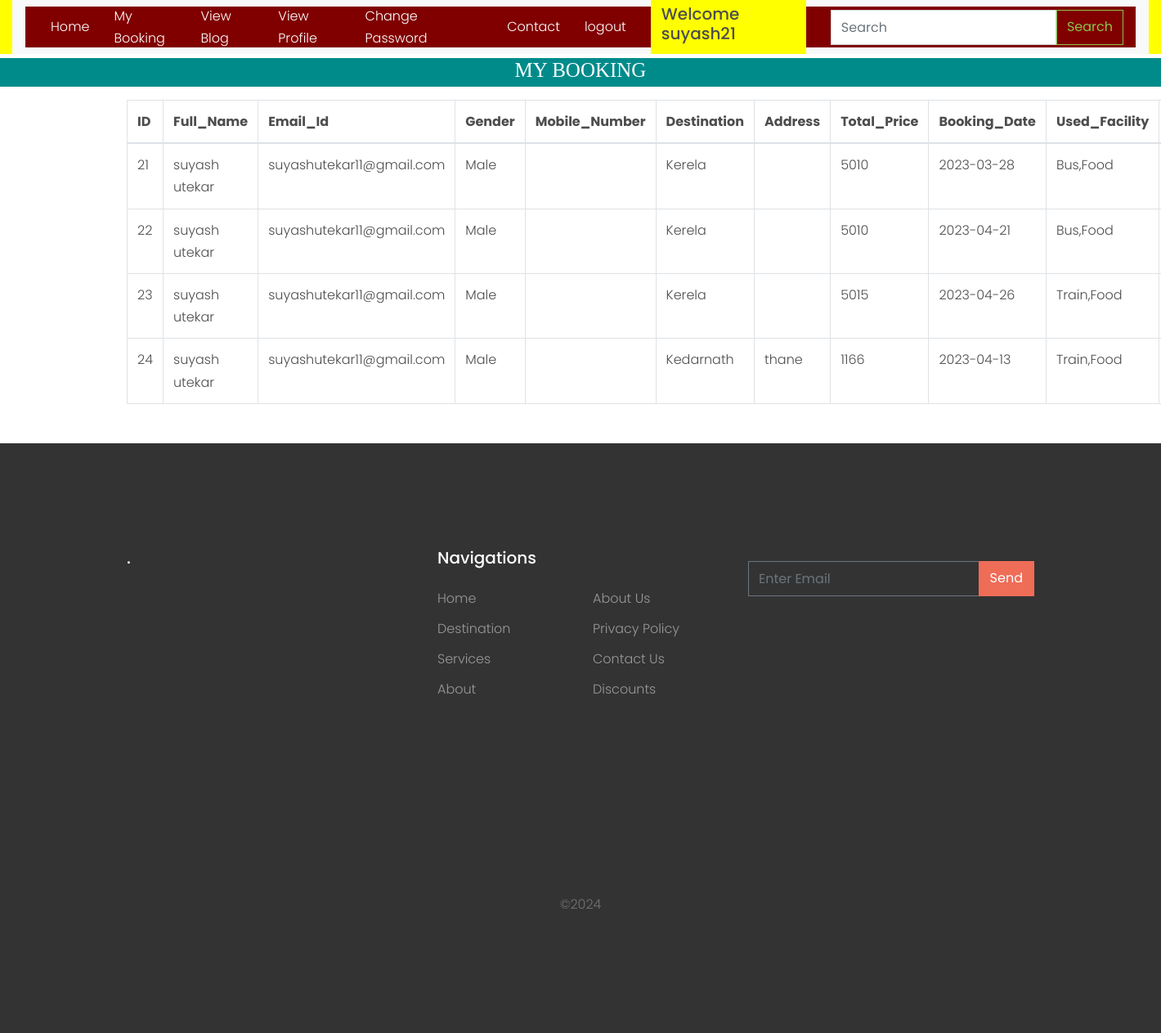
The app's page /my_booking/ (signed in) with its own data.
### tour/models.py (models this page shows, shortened)
class Booking(models.Model):
    user = models.ForeignKey(User,on_delete=models.CASCADE,null=True)
    destination = models.ForeignKey(Destination,on_delete=models.CASCADE,null=True)
    Fname = models.CharField(max_length=30)
    Lname = models.CharField(max_length=30)
    Email = models.EmailField()
    gender = models.CharField(max_length=20,null=True)
    date = models.CharField(max_length=30,null=True)
    address = models.CharField(max_length=30,null=True)
    number = models.CharField(max_length=30,null=True)
    price = models.CharField(max_length=30,null=True)
    used_facility=models.CharField(max_length=30,null=True)

class Destination(models.Model):
    user = models.ForeignKey(User,on_delete=models.CASCADE,null=True)
    place = models.CharField(max_length=20)
    country = models.CharField(max_length=20)
    image = models.ImageField(null=True)
    image1 = models.ImageField(null=True)
    image2 = models.ImageField(null=True)
    image3 = models.ImageField(null=True)
    price_by_bus = models.CharField(max_length=20,null=True)
    price_by_Train = models.CharField(max_length=20, null=True)
    price_by_Flight = models.CharField(max_length=20, null=True)
    food_price = models.CharField(max_length=20, null=True)
    number_of_person = models.CharField(max_length=20, null=True)
    days = models.CharField(max_length=20, null=True)
    nights = models.CharField(max_length=20, null=True)
    description=models.CharField(max_length=200,null=True)
    def __str__(self):
        return self.place

### tour/views.py (the view)
# urls.py: path('my_booking/',views.my_booking,name='my_booking'),
def my_booking(request):
    data=Booking.objects.filter(user=request.user)
    d={'data':data}
    return render(request,'my_booking.html',d)

### tour/templates/my_booking.html (shortened to what this page needs)
{% extends 'base.html' %}
{% load static %}
{% block body %}
<center>
      <h1 style="font-size:25px; background-color:darkcyan;height:35px;color:white;margin-top:5px;font-family : 'Monotype Corsiva' ;text-align:align:center"> MY BOOKING </h1>
</center>
<div class="container mt-3">
    <table class="table table-bordered" id="myTable">
  <thead>
  <tr>
    <th>ID</th>
    <th>Full_Name</th>
    <th>Email_Id</th>
      <th>Gender</th>
    <th>Mobile_Number</th>
    <th>Destination</th>
    <th>Address</th>
    <th>Total_Price</th>
    <th>Booking_Date</th>
    <th>Used_Facility</th>
    <th>Action</th>
  </tr>
  </thead>
   <tbody>
    {% for i in data %}
  <tr>
    <td>{{i.id}}</td>
    <td>{{i.Fname}} {{i.Lname}}</td>
      <td>{{i.Email}}</td>
      <td>{{i.gender}}</td>
       <td>{{i.number}}</td>
       <td>{{i.destination}}</td>
       <td>{{i.address}}</td>
       <td>{{i.price}}</td>
       <td>{{i.date}}</td>
       <td>{{i.used_facility}}</td>
    <td><a href="{% url 'delete_booking' i.id %}" onclick="return confirm('Are you sure?')"><button class="btn btn-danger">delete</button></a></td>
  </tr>
    {% endfor %}
    </tbody>
</table>
</div>
{% endblock %}

### tour/templates/base.html (shortened to what this page needs)
<!DOCTYPE html>
<html lang="en">
<head>
    {% load static %}
    <link rel="stylesheet" href="{% static 'fonts/icomoon/style.css' %}">
    <link rel="stylesheet" href="{% static 'css/bootstrap.min.css' %}">
    <link rel="stylesheet" href="{% static 'css/magnific-popup.css' %}">
    <link rel="stylesheet" href="{% static 'css/jquery-ui.css' %}">
    <link rel="stylesheet" href="{% static 'css/owl.carousel.min.css' %}">
    <link rel="stylesheet" href="{% static 'css/owl.theme.default.min.css' %}">
    <link rel="stylesheet" href="https://cdnjs.cloudflare.com/ajax/libs/font-awesome/4.7.0/css/font-awesome.min.css">
    <link rel="stylesheet" href="{% static 'css/bootstrap-datepicker.css' %}">
    <link rel="stylesheet" href="{% static 'fonts/flaticon/font/flaticon.css' %}">
    <link rel="stylesheet" href="https://cdn.jsdelivr.net/npm/mediaelement@4.2.7/build/mediaelementplayer.min.css>
    <link rel=" href="{% static 'css/aos.css' %}">
    <link rel="stylesheet" href="{% static 'css/style.css' %}">
</head>
<body>
<header class="site-navbar " role="banner">
    <div class="container-fluid">
        <div class="row">
            <div class="col-12" style="background-color:yellow;">
                <nav class="navbar navbar-expand-lg navbar-light bg-light">
                    <div class="container-fluid" style="background-color:maroon;height:50px">
                        <div class="collapse navbar-collapse" id="navbarSupportedContent">
                            {% if request.user.is_staff %}
                            <ul class="navbar-nav me-auto mb-2 mb-lg-0">
                                <li class="active"><a href="{% url 'admin_home' %}">Dashboard</a></li>
                                <li><a href="{% url 'all_user' %}" style="margin-left:10px">All User</a></li>
                                <li><a href="{% url 'add_destination' %}"  style="margin-left:20px">Add Destination</a></li>
                                <li><a href="{% url 'add_blog' %}"  style="margin-left:20px">Add Blog</a></li>
                                <li><a href="{% url 'admin_viewblog' %}"  style="margin-left:20px">View Blog</a></li>
                                <li><a href="{% url 'view_destination' %}"  style="margin-left:20px">View Destination</a></li>
                                <li><a href="{% url 'view_booking' %}"  style="margin-left:20px">View Booking</a></li>
                                <li><a href="{% url 'view_contact' %}"  style="margin-left:20px">View Contact</a></li>
                                <li><a href="{% url 'Change_Password' %}"  style="margin-left:20px">Change Password</a></li>
                                 <li><a href="{% url 'logout' %}"  style="margin-left:20px">logout</a></li>
                                <li class="btn btn-warning"  style="margin-left:20px;background-color:yellow">Welcome {{request.user.username}}</li>
                                {% elif request.user.is_authenticated %}
                                    <a href="{% url 'home' %}" style="color:white">Home</a>
                        <a href="{% url 'my_booking' %}" style="margin-left:30px;color:white">My Booking</a>
                        <a href="{% url 'blog' %}" style="margin-left:30px;color:white">View Blog</a>
                               <a href="{% url 'view_profile' %}" style="margin-left:30px;color:white">View Profile</a>
                               <a href="{% url 'Change_Password' %}" style="margin-left:30px;color:white">Change Password</a>
                                    <a href="{% url 'contact' %}" style="margin-left:50px;color:white">Contact</a>
                               <a href="{% url 'logout' %}" onclick="return confirm('Are You Sure')" style="margin-left:30px;color:white">logout</a>
                                <h5 style="background-color:yellow;margin-left:30px;padding:1%"> Welcome {{request.user.username}}</h5>
                            {% endif %}
                            {% if not request.user.is_staff %}
                            <div align="right">
                                <form class="d-flex pull-right" method="post" action="/search/">
                                    <input class="form-control me-2" type="search" placeholder="Search"
                                           aria-label="Search" name="srh" style="margin-left:30px">
                                    <button class="btn btn-outline-success" type="submit">Search</button>
                                </form>
                            </div>
                            {% endif %}
                        </div>
                    </div>
                </nav>
            </div>
        </div>
    </div>
</header>
{% block body %}
{% endblock %}
<footer class="site-footer mt-5">
    <div class="container">
        <div class="row">
            <div class="col-lg-4">
                <div class="mb-5">
                    <h3 class="footer-heading mb-4">.</h3>
                </div>
            </div>
            <div class="col-lg-4 mb-5 mb-lg-0">
                <div class="row mb-5">
                    <div class="col-md-12">
                        <h3 class="footer-heading mb-4">Navigations</h3>
                    </div>
                    <div class="col-md-6 col-lg-6">
                        <ul class="list-unstyled">
                            <li><a href="#">Home</a></li>
                            <li><a href="#">Destination</a></li>
                            <li><a href="#">Services</a></li>
                            <li><a href="#">About</a></li>
                        </ul>
                    </div>
                    <div class="col-md-6 col-lg-6">
                        <ul class="list-unstyled">
                            <li><a href="#">About Us</a></li>
                            <li><a href="#">Privacy Policy</a></li>
                            <li><a href="#">Contact Us</a></li>
                            <li><a href="#">Discounts</a></li>
                        </ul>
                    </div>
                </div>
            </div>
            <div class="col-lg-4 mb-5 mb-lg-0">
                <div class="mb-5">
                    <form action="#" method="post">
                        <div class="input-group mb-3">
                            <input type="text" class="form-control border-secondary text-white bg-transparent"
                                   placeholder="Enter Email" aria-label="Enter Email" aria-describedby="button-addon2">
                            <div class="input-group-append">
                                <button class="btn btn-primary text-white" type="button" id="button-addon2">Send
                                </button>
                            </div>
                        </div>
                    </form>
                </div>
            </div>
        </div>
        <div class="row pt-5 mt-5 text-center">
            <div class="col-md-12">
                <div class="mb-5">
                    <a href="#" class="pl-0 pr-3"></a>
                    <a href="#" class="pl-3 pr-3"></a>
                    <a href="#" class="pl-3 pr-3"></a>
                    <a href="#" class="pl-3 pr-3"></a>
                </div>
                <p>
                    &copy;<script>document.write(new Date().getFullYear());</script>
                </p>
            </div>
        </div>
    </div>
</footer>
</body>
</html>

### tour/static/css/style.css (style rules this page uses)
body { line-height: 1.7; color: #4d4d4d; font-weight: 300; font-size: 1rem; }
a { -webkit-transition: .3s all ease; -o-transition: .3s all ease; transition: .3s all ease; }
h1, h2, h3, h4, h5, .h1, .h2, .h3, .h4, .h5 { font-family: "Poppins", -apple-system, BlinkMacSystemFont, "Segoe UI", Roboto, "Helvetica Neue", Arial, sans-serif, "Apple Color Emoji", "Segoe UI Emoji", "Segoe UI Symbol", "Noto Color Emoji"; }
.btn { border-radius: 0; }
.btn.btn-primary { border: 2px solid transparent; }
.form-control { height: 43px; border-radius: 0; }
.site-footer { padding: 4em 0; background: #333333; }
@media (min-width: 768px) { .site-footer { padding: 8em 0; } }
.site-footer p { color: #737373; }
.site-footer h2, .site-footer h3, .site-footer h4, .site-footer h5 { color: #fff; }
.site-footer a { color: #999999; }
.site-footer ul li { margin-bottom: 10px; }
.site-footer .footer-heading { font-size: 20px; color: #fff; }
.site-navbar { margin-bottom: 0px; z-index: 1999; position: relative; }
.bg-light { background: #ccc; }

### tour/templates/base.html (style rules this page uses)
li { color:white; font-size:bold; }

### records on screen
Booking: id "21", Fname "suyash", Lname "utekar", Email "suyashutekar11@gmail.com", gender "Male", destination "Kerela", price "5010", date "2023-03-28", used_facility "Bus,Food"
Booking: id "22", Fname "suyash", Lname "utekar", Email "suyashutekar11@gmail.com", gender "Male", destination "Kerela", price "5010", date "2023-04-21", used_facility "Bus,Food"
Booking: id "23", Fname "suyash", Lname "utekar", Email "suyashutekar11@gmail.com", gender "Male", destination "Kerela", price "5015", date "2023-04-26", used_facility "Train,Food"
Booking: id "24", Fname "suyash", Lname "utekar", Email "suyashutekar11@gmail.com", gender "Male", destination "Kedarnath", address "thane", price "1166", date "2023-04-13", used_facility "Train,Food"

### other values on screen
{{ request.user.username }} "suyash21"
